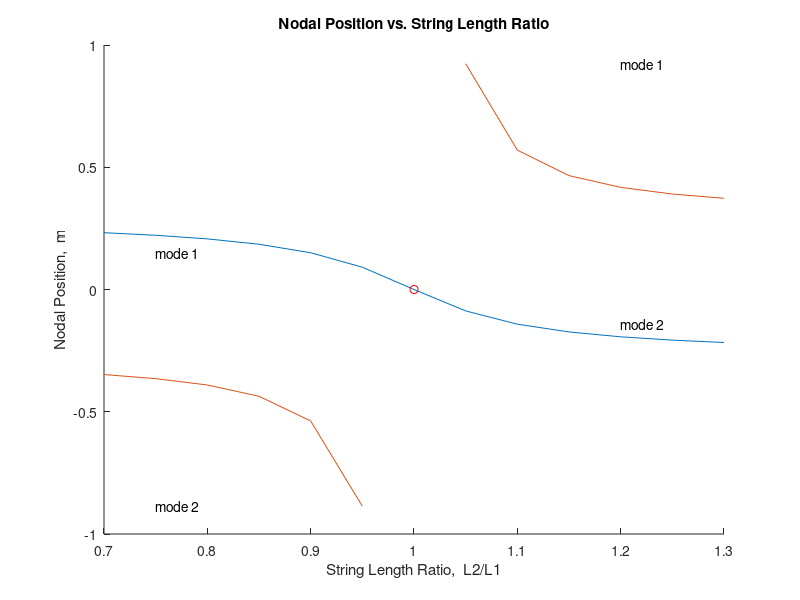
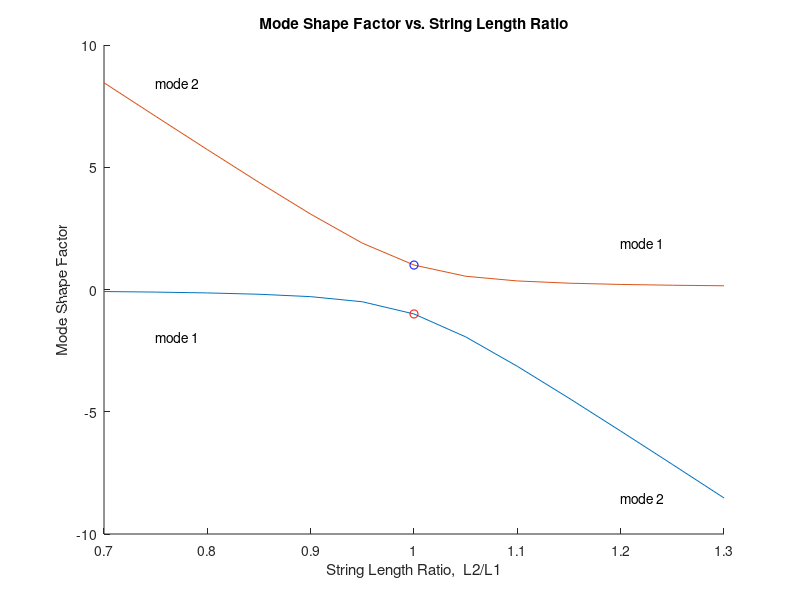
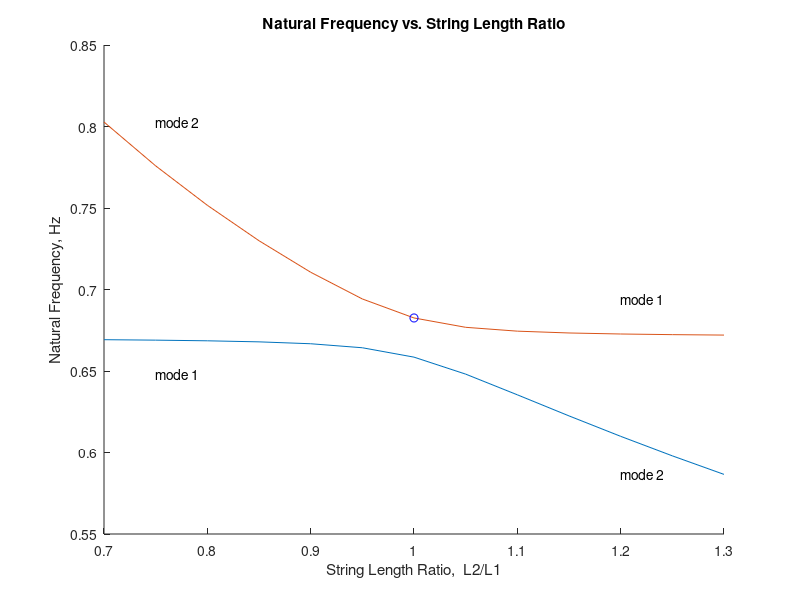

The MATLAB script that drew these images, in order:
% Bifilar Pendulum: Natural Frequencies and Mode Shapes 

% Author:  Gary S. Schajer, 2020.

% Variables:
% ----------
%  a1 = offset ratio 1
%  a2 = offset ratio 2
%  cp = center of percussion position, m
%  D  = distance between strings, m
%  f  = natural frequency, Hz
%  g  = gravitational acceleration = 9.81 m/s^2
%  i  = index for length ratio plotting
%  j  = index for eigenvectors
%  K  = stiffness matrix, N/m
%  L1 = string length 1, m
%  L2 = string length 2, m
%  LL = pendulum rod length, m
%  LR = length ratio = L2/L1
%  m  = pendulum mass, kg
%  M  = mass matrix, kg
%  np = nodal point position, m
%  R  = radius of gyration of pendulum rod, m
%  s  = pendulum centroid offset, m
%  v  = eigenvector ratio, V(2,:)/V(1,:)
%  V  = eigenvector matrix
%  vx = string displacement eigenvector ratio
%  Vx = string displacement eigenvector matrix
%  w2 = angular frequency squared, (rad/s)^2

%************************************************

% Initialize variables
clear all;
close all;
m = 1;   
g = 9.81;
LL = 0.9144;            % 36 in
R = LL/sqrt(12);
R = 0.284331046154799;  % experimental determined
L1 = 0.5334;            % 21 in
L2 = 0.5334;
D = 0.54864;            % 21.6 in
s = 0;
a1 = 0.5 + s/D;
a2 = 0.5 - s/D;

% Solve for length ratios in the range 0.7 to 1.3
for i = 1:13
  L2 = L1 * (0.65 + 0.05*i);
  LR(i) = L2 / L1;
  M = [[m 0]' [0 m*R^2/D^2]'];
  K = m*g*a1*a2/L1/L2 * [[L1/a2+L2/a1 L1-L2]' ...
                         [L1-L2 a2*L1+a1*L2]'];
  [V,w2] = eig(K,M,'vector');
  [w2,index] = sort(w2);
  V = V(:,index);
  f(i,:) = sqrt(w2) / 2 / pi;
  
  % Find mode shape ratio and nodal point position
  v(i,:) = V(2,:) ./ V(1,:);
  Vx = [[1 1]' [-a1 a2]'] * V;
  Vx(:,:) = Vx(:,:) ./ norm(Vx(:,:));
  vx(i,:) = Vx(2,:) ./ Vx(1,:);
  np(i,:) = (a2*Vx(1,:)+a1*Vx(2,:))*D./(Vx(1,:)-Vx(2,:));
  if abs(np(i,1)) > 10
    np(i,1) = NaN;
  end
  cp(i,:) = -R^2 ./ np(i,:);
end

% Draw nodal position vs length ratio plot
figure(3)
hold on
plot(LR,np)
plot(1, 0, 'or')
text(LR(2),np(5,1),'mode 1')
text(LR(2),np(6,2),'mode 2')
text(LR(11),np(9,1),'mode 2')
text(LR(11),np(8,2),'mode 1')
title('Nodal Position vs. String Length Ratio')
xlabel('String Length Ratio,  L2/L1')
ylabel('Nodal Position,  m')
saveas(gcf, '3_mass.png')

% Draw mode shape factor vs length ratio plot
figure(2)
hold on
plot(LR,vx)
plot(1,  1, 'ob')
plot(1, -1, 'or')
text(LR(2),vx(8,1),'mode 1')
text(LR(2),vx(1,2),'mode 2')
text(LR(11),vx(6,2),'mode 1')
text(LR(11),vx(13,1),'mode 2')
title('Mode Shape Factor vs. String Length Ratio')
xlabel('String Length Ratio,  L2/L1')
ylabel('Mode Shape Factor')
saveas(gcf, '2_mass.png')

% Draw frequency vs length ratio plot
figure(1)
hold on
plot(LR,f)
plot(1, sqrt(g/L1)/2/pi, 'ob')
text(LR(2),f(8,1),'mode 1')
text(LR(2),f(1,2),'mode 2')
text(LR(11),f(6,2),'mode 1')
text(LR(11),f(13,1),'mode 2')
title('Natural Frequency vs. String Length Ratio')
xlabel('String Length Ratio,  L2/L1')
ylabel('Natural Frequency, Hz')
saveas(gcf, '1_mass.png')

